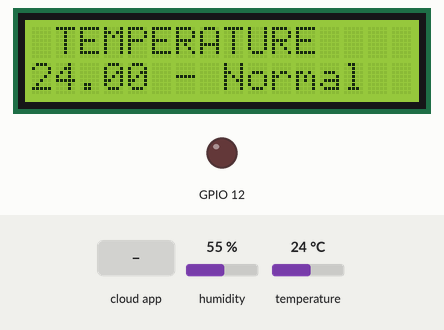
Recording of a sketch running on a simulated ESP32. Parts: 16×2 character LCD, output pins drawn as LEDs (lit = HIGH). Inputs (shaded band) come from the test bench; at power-on: temperature 24 °C, humidity 55 %. WiFi joins after 1.5 s; servers stay silent unless stated.

Above: at 3.7 s.
3.8 s: temperature set to 25.7 °C
At 12.2 s:
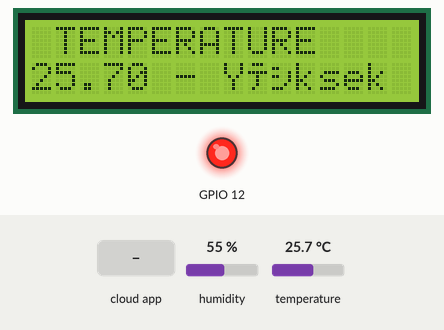
14.6 s: humidity set to 22 %
At 21.7 s:
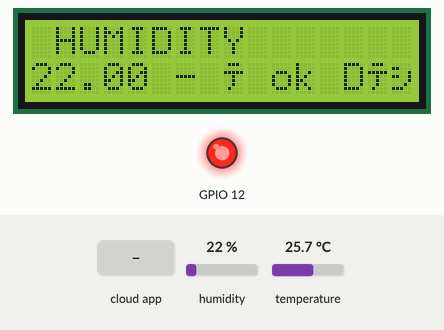
24.7 s: temperature set to 12 °C
At 27.7 s:
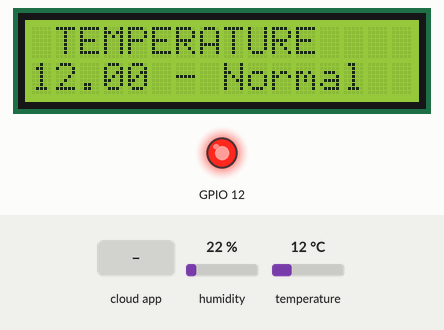
35.5 s: the phone or cloud app sets led to 0
At 41.7 s:
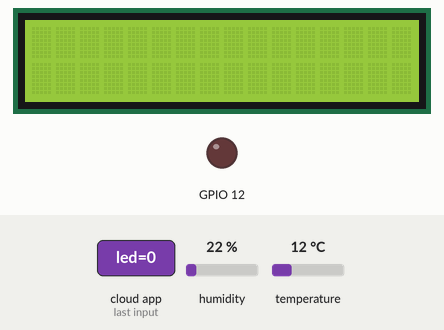
46.3 s: the phone or cloud app sets mesaj to 0
At 51.0 s:
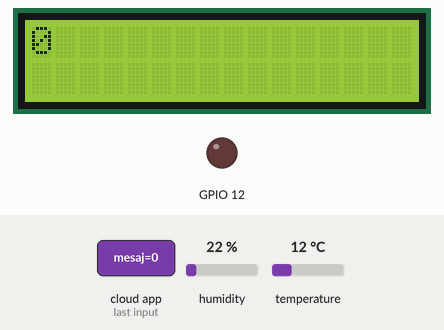
53.0 s: the phone or cloud app sets mesaj to 1
At 59.0 s:
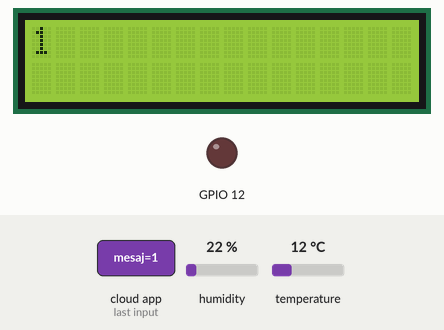
Timing chart, 0 to 60.5 s (numbered marks = the images above; inputs shaded):
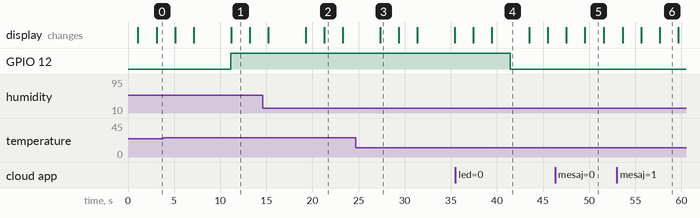

The sketch:

sketch.ino
```cpp
#include "thingsProperties.h" // Arduino Cloud ile ilişkili değişkenleri içeren başlık dosyasını dahil ettik
#include "DHT.h" // DHT sensör kütüphanesini dahil ettik
#include <LiquidCrystal_I2C.h> // I2C LCD kütüphanesini dahil ettik

// DHT sensörünü tanımladık, GPIO 0 pinine bağlı (DHT22 sensör)
DHT dht(0, DHT22);

// LCD ekranını tanımladık, 0x27 adresi ve 16x2 boyutu
LiquidCrystal_I2C LCD = LiquidCrystal_I2C(0x27, 16, 2);

void setup() {
  Serial.begin(9600); // Seri bağlantıyı başlattık
  delay(1000);

  // Pin modunu ayarladık
  pinMode(12, OUTPUT);

  // LCD'yi başlattık
  LCD.init();
  LCD.backlight();
  LCD.setCursor(0, 0);

  // Arduino Cloud ile ilişkili değişkenleri başlattık
  initProperties();
  ArduinoCloud.begin(ArduinoIoTPreferredConnection);
  setDebugMessageLevel(2); // Hata ayıklama seviyesini ayarladık
  ArduinoCloud.printDebugInfo(); // Hata ayıklama bilgilerini yazdırdık
}


void loop() {
  ArduinoCloud.update(); // Arduino Cloud güncellemelerini aldık
  dhtVeriOkuma(); // DHT sensöründen veri okuduk

  delay(2000); // 2 saniye bekledik
}

// DHT sensöründen veri okuma fonksiyonu
void dhtVeriOkuma() {
  delay(2000); // 2 saniye bekle
  onSicaklikChange(); // Sıcaklık değişikliğini işledik
  delay(2000); // 2 saniye bekle
  onNemChange(); // Nem değişikliğini işledik
  delay(2000); // 2 saniye bekle
  onMesajChange(); // Mesaj değişikliğini işledik
}

// Mesaj değişikliğini işleme fonksiyonu
void onMesajChange() {
  LCD.clear(); // LCD ekranını temizle
  LCD.setCursor(0, 0); // İmleci ilk satırın başlangıcına taşı
  LCD.print(mesaj); // Mesajı yazdır
}

// Led değişikliğini işleme fonksiyonu
void onLedChange() {
  if (led == 1) {
    digitalWrite(12, HIGH); // Led'i aç
  } else {
    digitalWrite(12, LOW); // Led'i kapat
  }
}

// Sıcaklık değerini işleme fonksiyonu
void onSicaklikChange() {
  float yeniSicaklik = dht.readTemperature(); // DHT22 sensöründen sıcaklık oku
  String kategori = degersicak(yeniSicaklik); // Sıcaklık değerini kategorize et
  sicaklik = yeniSicaklik; // Arduino Cloud üzerindeki sıcaklık değerini güncelle
  LCD.clear(); // LCD ekranını temizle
  LCD.setCursor(0, 0); // İmleci ilk satırın başlangıcına taşı
  LCD.print(" TEMPERATURE "); // Başlık yazdır
  LCD.setCursor(0, 1); // İmleci ikinci satırın başlangıcına taşı
  LCD.print(yeniSicaklik); // Sıcaklık değerini yazdır
  LCD.print(" - "); // Ayracı yazdır
  LCD.println(kategori); // Kategoriyi yazdır
}

// Nem değerini işleme fonksiyonu
void onNemChange() {
  float yeniNem = dht.readHumidity(); // DHT22 sensöründen nem oku
  String kategori = degernem(yeniNem); // Nem değerini kategorize et
  nem = yeniNem; // Arduino Cloud üzerindeki nem değerini güncelle
  LCD.clear(); // LCD ekranını temizle
  LCD.setCursor(0, 0); // İmleci ilk satırın başlangıcına taşı
  LCD.print(" HUMIDITY "); // Başlık yazdır
  LCD.setCursor(0, 1); // İmleci ikinci satırın başlangıcına taşı
  LCD.print(yeniNem); // Nem değerini yazdır
  LCD.print(" - "); // Ayracı yazdır
  LCD.println(kategori); // Kategoriyi yazdır
}

// Sıcaklık değerini kategorilere ayırma fonksiyonu
String degersicak(float deger) {
  if (deger < 0) {
    return "Çok Düşük";
  } else if (deger >= 0 && deger <= 25) {
    return "Normal";
  } else {
    digitalWrite(12, HIGH); // Led'i aç
    return "Yüksek";
  }
}

// Nem değerini kategorilere ayırma fonksiyonu
String degernem(float deger) {
  if (deger <= 50) {
    return "Çok Düşük";
  } else {
    return "Yüksek";
  }
}
```

thingsProperties.h
```cpp
#include <ArduinoIoTCloud.h>
#include <Arduino_ConnectionHandler.h>
const char DEVICE_LOGIN_NAME[] = "6fb046ff-bb03-412e-8986-2226351ea5f1";//Sample
const char SSID[] = "Wokwi-GUEST"; // Network SSID (name)
const char PASS[] = ""; // Network password (use for WPA, or useas key for WEP)
const char DEVICE_KEY[] = "upTX8LdaRSUksaO7slh8zTFQt"; // Secret device//Sample password
void onMesajChange();
void onLedChange();
String mesaj;
CloudTemperatureSensor sicaklik;
CloudTemperatureSensor denem;
CloudRelativeHumidity nem;
bool led;
void initProperties(){
ArduinoCloud.setBoardId(DEVICE_LOGIN_NAME);
ArduinoCloud.setSecretDeviceKey(DEVICE_KEY);
ArduinoCloud.addProperty(mesaj, READWRITE, ON_CHANGE, onMesajChange);
ArduinoCloud.addProperty(sicaklik, READ, ON_CHANGE, NULL);
ArduinoCloud.addProperty(nem, READ, ON_CHANGE, NULL);
ArduinoCloud.addProperty(led, READWRITE, ON_CHANGE, onLedChange);
}
WiFiConnectionHandler ArduinoIoTPreferredConnection(SSID, PASS);
```

Measured:
- the behaviour switches between 25 and 25.1 °C on temperature (found by bisection; images 0 and 1)
- after the input at 3.8 s, GPIO 12: LOW → HIGH after 7.3 s; the display: first differs from a run without the input after 7.4 s (image 1)
- after the input at 14.6 s, the display: first differs from a run without the input after 6.7 s (image 2)
- after the input at 24.7 s, the display: changes after 2.6 s (image 3)
- after the input at 35.5 s, GPIO 12: HIGH → LOW after 6.0 s
- what the display in image 1 shows lasts 2.0 s, from 11.2 s to 13.2 s
- what the display in image 4 shows lasts 4.0 s, from 39.5 s to 43.5 s
